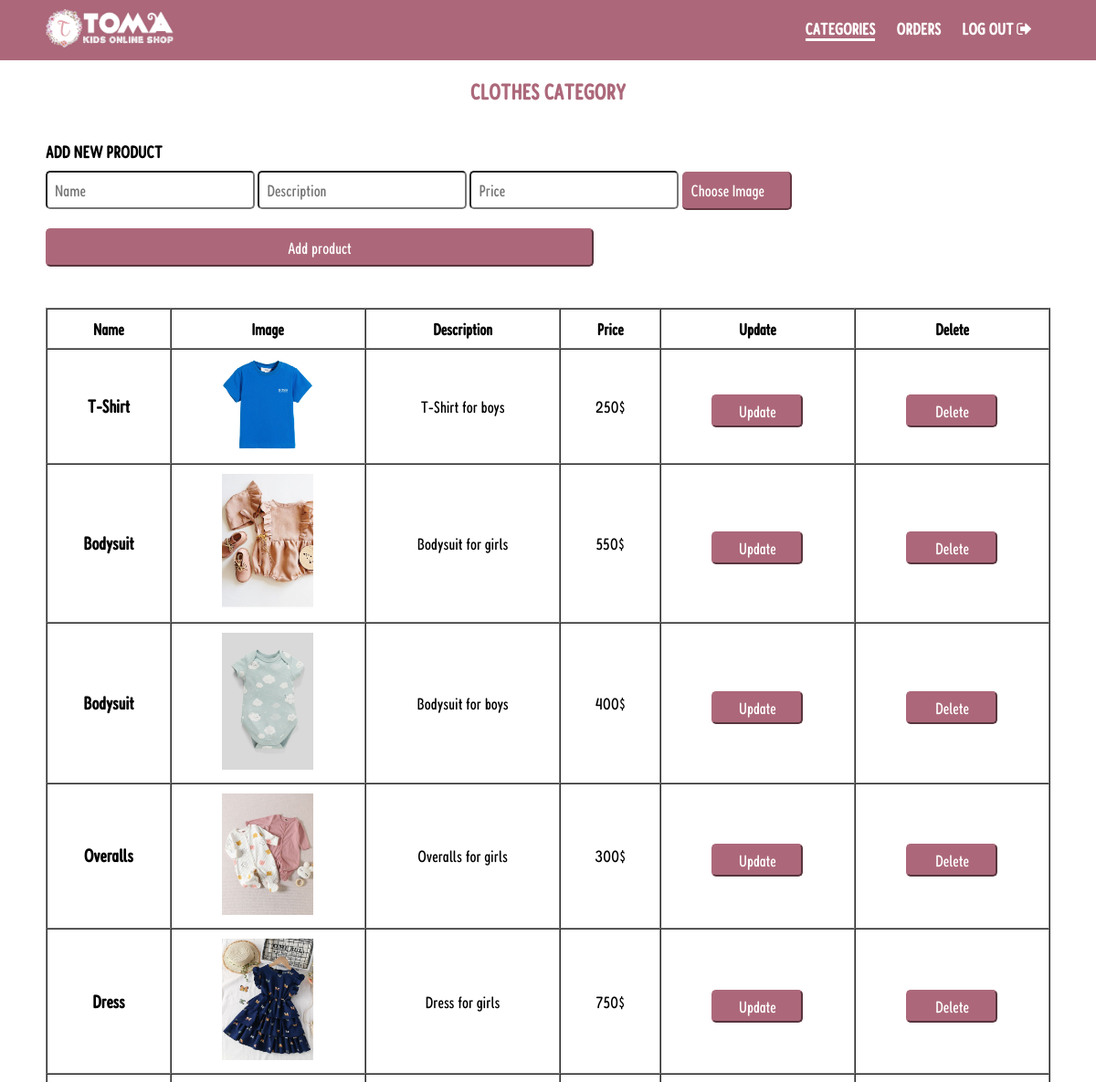
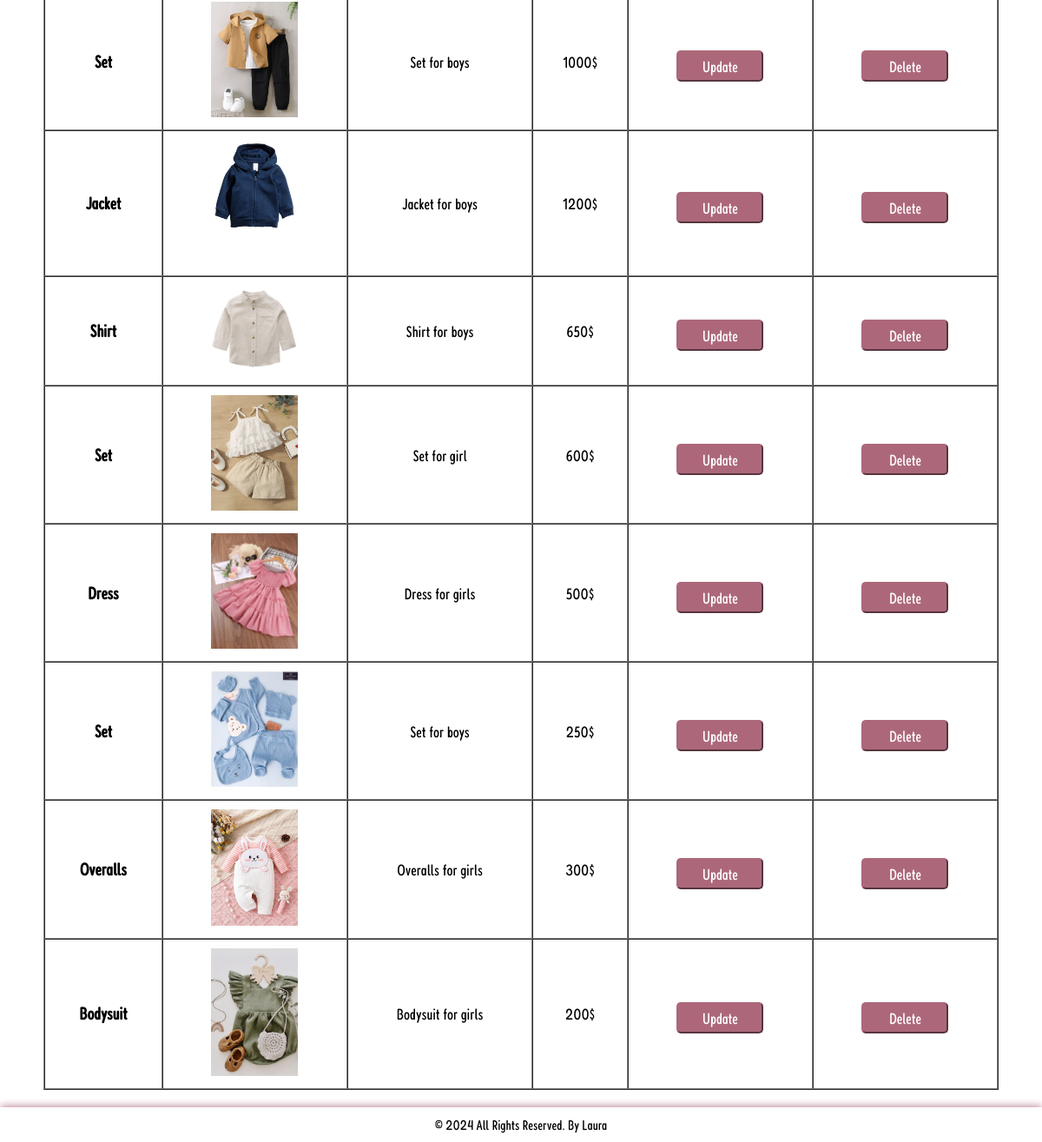
Page /admin/View/products.php?category_id=35&category_name=Clothes (signed in) on the committed database (2 pictures, top to bottom).
### tables this page shows
CREATE TABLE `products` (
  `id` int(4) NOT NULL,
  `name` varchar(20) NOT NULL,
  `description` varchar(120) NOT NULL,
  `category_id` int(3) NOT NULL,
  `image` varchar(60) NOT NULL,
  `price` int(6) NOT NULL
);

### admin/Model/admin_model.php (called while the page is built, shortened)
<?php
    class Model {
        public $conn;
        public function __construct() {
            $this->conn = mysqli_connect('localhost', 'root', '', 'toma_online_shop');
        }
        public function get_products($category_id) {
            $query = "SELECT * FROM products WHERE category_id = $category_id ORDER BY id DESC";
            $res = mysqli_query($this->conn, $query);
            $result = mysqli_fetch_all($res, MYSQLI_ASSOC);
            return $result;
        }
    }
    $model = new Model();
?>

### admin/View/products.php (the view, shortened to what this page needs)
<?php
    include "./header.php";
    include "./navbar.php";
    include "../Model/admin_model.php";
?>
<link rel="stylesheet" href="../Assets/css/products.css">
<h2><?=$_SESSION['category_name']?> category</h2>
<div class="add_new_product">
    <h3>ADD NEW PRODUCT</h3>
    <form action="../Controller/product_controller.php" method="post" enctype="multipart/form-data">
        <input type="text" name ="name" placeholder="Name">
        <input type="text" name ="desc" placeholder="Description">
        <input type="text" name ="price" placeholder="Price">
        <label for="file_inp" id="file_label">Choose Image</label>
        <input type="file" name ="img" id="file_inp"> <br>
        <button name="action" value="add">Add product</button>
    </form>
</div>
<?php
    $products = $model->get_products($_SESSION['category_id']);
?>
<div class="show_products">
    <table border='1' cellspacing='0'>
        <tr>
            <th>Name</th>
            <th>Image</th>
            <th>Description</th>
            <th>Price</th>
            <th>Update</th>
            <th>Delete</th>
        </tr>
        <?php foreach($products as $product) { ?>
            <tr id="<?=$product['id']?>">
                <td><p contenteditable="true" class="td_name"><?=$product['name']?></p></td>
                <td><img src="../Assets/img/<?=$product['image']?>" alt="Image"></td>
                <td><p contenteditable="true" class="td_desc"><?=$product['description']?></p></td>
                <td><p contenteditable="true" class="td_price"><?=$product['price']?>$</p></td>
                <td><button class="btn_update">Update</button></td>
                <td><button class="btn_delete">Delete</button></td>
            </tr>
        <?php } ?>
    </table>
</div>
<?php
    include_once("./footer.php");
?>

### admin/Assets/css/style.css (style rules this page uses)
* { margin: 0; padding: 0; box-sizing: border-box; text-decoration: none; font-family: fredoka; }
#file_label { border-right: 2px solid #633642; border-bottom: 2px solid #633642; display: inline-block; cursor: pointer; font-size: 18px; background-color: #ac687a; color: #fff; border-radius: 5px; padding: 9px 10px; }
button { background-color: #ac687a; cursor: pointer; padding: 5px 10px; border-radius: 5px; border-color: #ac687a; margin-top: 20px; color: #fff; font-size: 18px; }

### admin/Assets/css/products.css (style rules this page uses)
h2 { text-align: center; text-transform: uppercase; padding: 20px; color: #ac687a; }
h3 { margin-bottom: 10px; }
.add_new_product { padding: 20px 50px; }
.add_new_product input { padding: 8px; font-size: 18px; border-radius: 5px; }
.add_new_product #file_label { width: 120px; }
.add_new_product button { padding: 8px 10px; }
.add_new_product button, .add_new_product .error { width: 600px; }
img { width: 100px; }
.show_products { padding: 10px 50px; min-height: calc(100vh - 66px - 69px - 192px - 40px - 10px); }
.show_products > table { width: 100%; text-align: center; }
.show_products th, .show_products td { padding: 10px; }
.show_products th { font-size: 18px; }
.show_products .btn_update, .show_products .btn_delete { width: 100px; margin-top: 10px; }
td { font-size: 18px; }
.td_name { font-weight: 900; font-size: 20px; }

### rows in the picture
products: name "T-Shirt", image (picture), description "T-Shirt for boys", price "250"
products: name "Bodysuit", image (picture), description "Bodysuit for girls", price "550"
products: name "Bodysuit", image (picture), description "Bodysuit for boys", price "400"
products: name "Overalls", image (picture), description "Overalls for girls", price "300"
products: name "Dress", image (picture), description "Dress for girls", price "750"
products: name "Set", image (picture), description "Set for boys", price "1000"
products: name "Jacket", image (picture), description "Jacket for boys", price "1200"
products: name "Shirt", image (picture), description "Shirt for boys", price "650"
products: name "Set", image (picture), description "Set for girl", price "600"
products: name "Dress", image (picture), description "Dress for girls", price "500"
products: name "Set", image (picture), description "Set for boys", price "250"
products: name "Overalls", image (picture), description "Overalls for girls", price "300"
products: name "Bodysuit", image (picture), description "Bodysuit for girls", price "200"

### other values in the picture
$_SESSION['category_name'] "CLOTHES"
